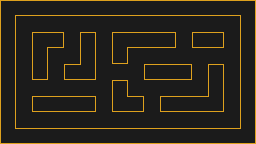

This is a level from a 2D game, rendered from its Tiled map with the project's own tilesets. A one-line summary and the map file follow, with tile-layer data summarised:
An orthogonal 16x9 tile map with 16x16 px tiles, 2 tile layers (Light, Dark), 2 tilesets and 21 objects.

<map version="1.0" orientation="orthogonal" renderorder="right-down" width="16" height="9" tilewidth="16" tileheight="16" nextobjectid="37">
 <properties>
  <property name="name" value="Level 1" />
 </properties>
 <tileset firstgid="1" name="Tiles" tilewidth="16" tileheight="16" tilecount="2">
  <tile id="0">
   <image width="16" height="16" source="../dark_tile.png" />
  </tile>
  <tile id="1">
   <image width="16" height="16" source="../light_tile.png" />
  </tile>
 </tileset>
 <tileset firstgid="3" name="tileset" tilewidth="16" tileheight="16" tilecount="64">
  <image source="../tileset.png" width="128" height="128" />
 </tileset>
 <layer name="Light" width="16" height="9">
  <data>[144 cells, 144 non-empty, 2 distinct tile ids]</data>
 </layer>
 <layer name="Dark" width="16" height="9">
  <data>[144 cells, 77 non-empty, 10 distinct tile ids]</data>
 </layer>
 <objectgroup name="Collision">
  <object id="9" x="32" y="32" width="16" height="48" />
  <object id="10" x="48" y="32" width="16" height="16" />
  <object id="11" x="80" y="32" width="16" height="48" />
  <object id="12" x="64" y="64" width="16" height="16" />
  <object id="13" x="0" y="0" width="256" height="16" />
  <object id="14" x="240" y="16" width="16" height="128" />
  <object id="15" x="0" y="128" width="240" height="16" />
  <object id="17" x="0" y="16" width="16" height="112" />
  <object id="18" x="32" y="96" width="64" height="16" />
  <object id="20" x="112" y="32" width="16" height="32" />
  <object id="21" x="128" y="32" width="48" height="16" />
  <object id="22" x="192" y="32" width="32" height="16" />
  <object id="23" x="208" y="64" width="16" height="48" />
  <object id="24" x="160" y="96" width="48" height="16" />
  <object id="25" x="144" y="64" width="48" height="16" />
  <object id="26" x="112" y="80" width="16" height="32" />
  <object id="27" x="128" y="96" width="16" height="16" />
 </objectgroup>
 <objectgroup name="Dots">
  <object id="32" x="54.75" y="56.25" width="2" height="2">
   <properties>
    <property name="color" value="red" />
   </properties>
   <ellipse />
  </object>
  <object id="34" x="183.25" y="55.75" width="0.75" height="1.75">
   <properties>
    <property name="color" value="green" />
   </properties>
   <ellipse />
  </object>
  <object id="35" x="232.75" y="103" width="0.75" height="1.75">
   <properties>
    <property name="color" value="red" />
   </properties>
   <ellipse />
  </object>
 </objectgroup>
 <objectgroup name="Spawn">
  <object id="30" x="119.25" y="73" width="1.5" height="1.25" />
 </objectgroup>
</map>